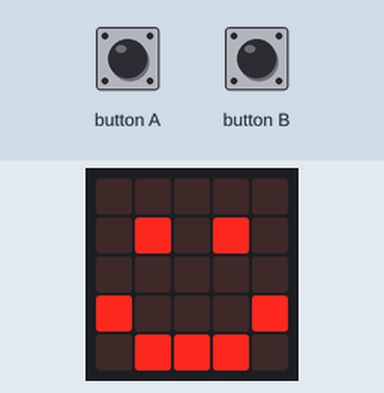
Simulated run of this program. Board: BBC micro:bit running MicroPython. Parts: the board's 5×5 LED display. The inputs (shaded band) are chosen by the test bench. Random numbers come from a fixed seed.

Above: at 1.2 s.
1.3 s: button A pressed for 1 s
At 2.8 s:
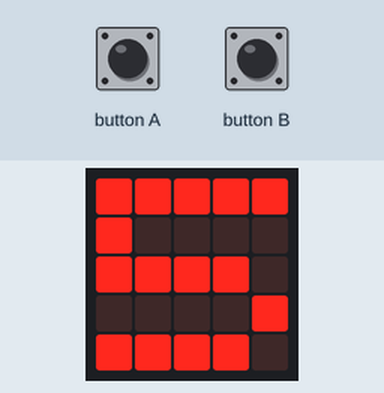
3.8 s: button A pressed for 0.15 s
At 4.3 s:
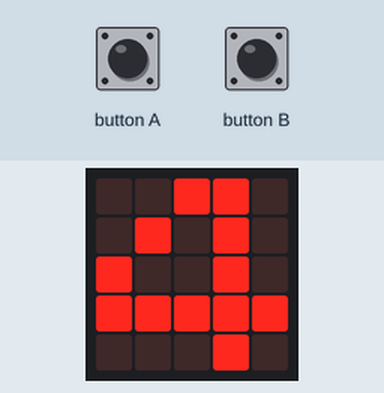
Timing chart, 0 to 6.8 s (numbered marks = the images above; inputs shaded):
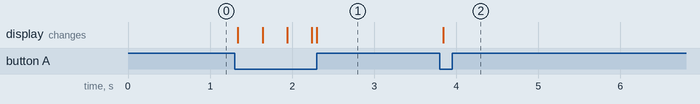

The program:

main.py
```python
"""
Created by: Mr. Coxall
Created on: Sep 2020
This module simulates a 6 sided dice
"""

from microbit import *
import random

# our variable for a random number
random_number = 0

display.clear()
display.show(Image.HAPPY)

while True:
    if button_a.is_pressed():
        random_number = random.randint(1, 6)
        display.show(str(random_number))
```

Measured:
- after the input at 1.3 s, the display: first changes at once (image 1 shows a later state)
- after the input at 3.8 s, the display: changes at once (image 2)
